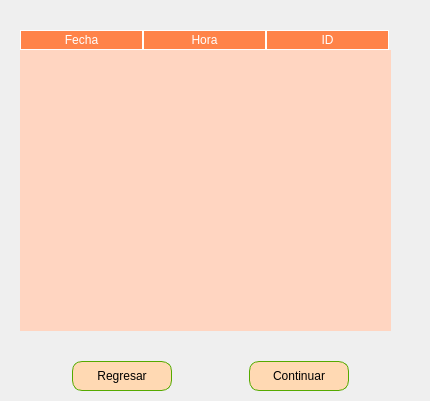
            <widget class="QWidget" name="page_izq3">
             <widget class="QTableWidget" name="tableWidget_ultimos10">
              <property name="geometry">
               <rect>
                <x>20</x>
                <y>30</y>
                <width>371</width>
                <height>301</height>
               </rect>
              </property>
              <property name="layoutDirection">
               <enum>Qt::LeftToRight</enum>
              </property>
              <property name="autoFillBackground">
               <bool>false</bool>
              </property>
              <property name="styleSheet">
               <string notr="true">QTableWidget{
	border: none;
	font-size: 12pt;
	background-color: rgb(255, 213, 193);
gridline-color:(255,255,255)
}

QHeaderView::Section {
	background-color: rgb(255, 131, 73);
	border: 1px solid rgb(255,255,255);
color:rgb(255,255,255);
font-size: 12pr
}</string>
              </property>
              <property name="wordWrap">
               <bool>true</bool>
              </property>
              <property name="cornerButtonEnabled">
               <bool>true</bool>
              </property>
              <attribute name="horizontalHeaderCascadingSectionResizes">
               <bool>false</bool>
              </attribute>
              <attribute name="horizontalHeaderDefaultSectionSize">
               <number>123</number>
              </attribute>
              <attribute name="horizontalHeaderHighlightSections">
               <bool>false</bool>
              </attribute>
              <column>
               <property name="text">
                <string>Fecha</string>
               </property>
               <property name="textAlignment">
                <set>AlignCenter</set>
               </property>
              </column>
              <column>
               <property name="text">
                <string>Hora</string>
               </property>
               <property name="textAlignment">
                <set>AlignCenter</set>
               </property>
              </column>
              <column>
               <property name="text">
                <string>ID</string>
               </property>
               <property name="textAlignment">
                <set>AlignCenter</set>
               </property>
              </column>
             </widget>
             <widget class="QWidget" name="">
              <property name="geometry">
               <rect>
                <x>0</x>
                <y>360</y>
                <width>421</width>
                <height>32</height>
               </rect>
              </property>
              <layout class="QHBoxLayout" name="horizontalLayout_9">
               <item>
                <spacer name="horizontalSpacer_23">
                 <property name="orientation">
                  <enum>Qt::Horizontal</enum>
                 </property>
                 <property name="sizeHint" stdset="0">
                  <size>
                   <width>28</width>
                   <height>20</height>
                  </size>
                 </property>
                </spacer>
               </item>
               <item>
                <widget class="QPushButton" name="pushButton_regresar10">
                 <property name="minimumSize">
                  <size>
                   <width>100</width>
                   <height>30</height>
                  </size>
                 </property>
                 <property name="maximumSize">
                  <size>
                   <width>100</width>
                   <height>30</height>
                  </size>
                 </property>
                 <property name="cursor">
                  <cursorShape>PointingHandCursor</cursorShape>
                 </property>
                 <property name="styleSheet">
                  <string notr="true">QPushButton {
	background-color: rgb(255, 217, 179);
	border-radius: 10px;
	border: none;
	font: 75 12pt &quot;MS Shell Dlg 2&quot;;
	border-style: solid;
	border-width: 1px;
	border-color: rgb(85, 170, 0);
}
QPushButton:hover {
	background-color: rgb(255, 201, 157);
}</string>
                 </property>
                 <property name="text">
                  <string>Regresar</string>
                 </property>
                </widget>
               </item>
               <item>
                <spacer name="horizontalSpacer_24">
                 <property name="orientation">
                  <enum>Qt::Horizontal</enum>
                 </property>
                 <property name="sizeHint" stdset="0">
                  <size>
                   <width>18</width>
                   <height>20</height>
                  </size>
                 </property>
                </spacer>
               </item>
               <item>
                <widget class="QPushButton" name="pushButton_continuar10">
                 <property name="minimumSize">
                  <size>
                   <width>100</width>
                   <height>30</height>
                  </size>
                 </property>
                 <property name="maximumSize">
                  <size>
                   <width>100</width>
                   <height>30</height>
                  </size>
                 </property>
                 <property name="cursor">
                  <cursorShape>PointingHandCursor</cursorShape>
                 </property>
                 <property name="styleSheet">
                  <string notr="true">QPushButton {
	background-color: rgb(255, 217, 179);
	border-radius: 10px;
	border: none;
	font: 75 12pt &quot;MS Shell Dlg 2&quot;;
	border-style: solid;
	border-width: 1px;
	border-color: rgb(85, 170, 0);
}
QPushButton:hover {
	background-color: rgb(255, 201, 157);
}</string>
                 </property>
                 <property name="text">
                  <string>Continuar</string>
                 </property>
                </widget>
               </item>
               <item>
                <spacer name="horizontalSpacer_25">
                 <property name="orientation">
                  <enum>Qt::Horizontal</enum>
                 </property>
                 <property name="sizeHint" stdset="0">
                  <size>
                   <width>40</width>
                   <height>20</height>
                  </size>
                 </property>
                </spacer>
               </item>
              </layout>
             </widget>
            </widget>
